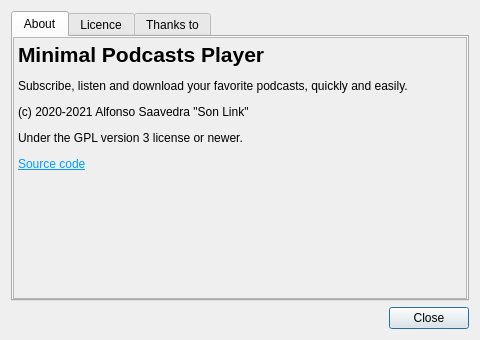
<?xml version="1.0" encoding="UTF-8"?>
<ui version="4.0">
 <class>aboutDialog</class>
 <widget class="QDialog" name="aboutDialog">
  <property name="geometry">
   <rect>
    <x>0</x>
    <y>0</y>
    <width>480</width>
    <height>340</height>
   </rect>
  </property>
  <property name="windowTitle">
   <string>About</string>
  </property>
  <property name="locale">
   <locale language="English" country="UnitedStates"/>
  </property>
  <layout class="QGridLayout" name="gridLayout">
   <item row="0" column="0">
    <widget class="QTabWidget" name="tabWidget">
     <property name="currentIndex">
      <number>0</number>
     </property>
     <widget class="QWidget" name="tab">
      <property name="locale">
       <locale language="English" country="UnitedStates"/>
      </property>
      <attribute name="title">
       <string>About</string>
      </attribute>
      <layout class="QGridLayout" name="gridLayout_2">
       <property name="leftMargin">
        <number>0</number>
       </property>
       <property name="topMargin">
        <number>0</number>
       </property>
       <property name="rightMargin">
        <number>0</number>
       </property>
       <property name="bottomMargin">
        <number>0</number>
       </property>
       <property name="spacing">
        <number>0</number>
       </property>
       <item row="0" column="0">
        <widget class="QScrollArea" name="scrollArea">
         <property name="widgetResizable">
          <bool>true</bool>
         </property>
         <widget class="QWidget" name="scrollAreaWidgetContents">
          <property name="geometry">
           <rect>
            <x>0</x>
            <y>0</y>
            <width>450</width>
            <height>228</height>
           </rect>
          </property>
          <layout class="QGridLayout" name="gridLayout_3">
           <property name="leftMargin">
            <number>4</number>
           </property>
           <property name="topMargin">
            <number>4</number>
           </property>
           <property name="rightMargin">
            <number>4</number>
           </property>
           <property name="bottomMargin">
            <number>4</number>
           </property>
           <property name="spacing">
            <number>0</number>
           </property>
           <item row="0" column="0">
            <widget class="QLabel" name="label">
             <property name="text">
              <string>&lt;html&gt;&lt;head/&gt;&lt;body&gt;&lt;p&gt;&lt;span style=&quot; font-size:16pt; font-weight:600;&quot;&gt;Minimal Podcasts Player&lt;/span&gt;&lt;/p&gt;&lt;p&gt;Subscribe, listen and download your favorite podcasts, quickly and easily. &lt;/p&gt;&lt;p&gt;(c) 2020-2021 Alfonso Saavedra &amp;quot;Son Link&amp;quot;&lt;/p&gt;&lt;p&gt;Under the GPL version 3 license or newer.&lt;/p&gt;&lt;p&gt;&lt;a href=&quot;https://github.com/son-link/minimal-podcasts-player/&quot;&gt;&lt;span style=&quot; text-decoration: underline; color:#009dff;&quot;&gt;Source code&lt;/span&gt;&lt;/a&gt;&lt;/p&gt;&lt;/body&gt;&lt;/html&gt;</string>
             </property>
             <property name="alignment">
              <set>Qt::AlignLeading|Qt::AlignLeft|Qt::AlignTop</set>
             </property>
             <property name="wordWrap">
              <bool>true</bool>
             </property>
             <property name="openExternalLinks">
              <bool>true</bool>
             </property>
            </widget>
           </item>
          </layout>
         </widget>
        </widget>
       </item>
      </layout>
     </widget>
     <widget class="QWidget" name="tab_2">
      <attribute name="title">
       <string>Licence</string>
      </attribute>
      <layout class="QGridLayout" name="gridLayout_4">
       <property name="leftMargin">
        <number>0</number>
       </property>
       <property name="topMargin">
        <number>0</number>
       </property>
       <property name="rightMargin">
        <number>0</number>
       </property>
       <property name="bottomMargin">
        <number>0</number>
       </property>
       <property name="spacing">
        <number>0</number>
       </property>
       <item row="0" column="0">
        <widget class="QTextBrowser" name="licenseText">
         <property name="sizeAdjustPolicy">
          <enum>QAbstractScrollArea::AdjustIgnored</enum>
         </property>
        </widget>
       </item>
      </layout>
     </widget>
     <widget class="QWidget" name="tab_3">
      <attribute name="title">
       <string>Thanks to</string>
      </attribute>
      <layout class="QGridLayout" name="gridLayout_5">
       <property name="leftMargin">
        <number>0</number>
       </property>
       <property name="topMargin">
        <number>0</number>
       </property>
       <property name="rightMargin">
        <number>0</number>
       </property>
       <property name="bottomMargin">
        <number>0</number>
       </property>
       <property name="spacing">
        <number>0</number>
       </property>
       <item row="0" column="0">
        <widget class="QTextBrowser" name="textBrowser">
         <property name="markdown">
          <string>Engels Tercero from the Telegram group SystemInside, for helping me package the
Mac OS X application.

David Linares, member of SystemInside's Telegram group for report the bug and
provide several ideas.

</string>
         </property>
         <property name="html">
          <string notr="true">&lt;!DOCTYPE HTML PUBLIC &quot;-//W3C//DTD HTML 4.0//EN&quot; &quot;http://www.w3.org/TR/REC-html40/strict.dtd&quot;&gt;
&lt;html&gt;&lt;head&gt;&lt;meta name=&quot;qrichtext&quot; content=&quot;1&quot; /&gt;&lt;style type=&quot;text/css&quot;&gt;
p, li { white-space: pre-wrap; }
&lt;/style&gt;&lt;/head&gt;&lt;body style=&quot; font-family:'Roboto [Goog]'; font-size:11pt; font-weight:400; font-style:normal;&quot;&gt;
&lt;p style=&quot; margin-top:7px; margin-bottom:7px; margin-left:0px; margin-right:0px; -qt-block-indent:0; text-indent:0px;&quot;&gt;Engels Tercero from the Telegram group SystemInside, for helping me package the Mac OS X application.&lt;/p&gt;
&lt;p style=&quot; margin-top:7px; margin-bottom:7px; margin-left:0px; margin-right:0px; -qt-block-indent:0; text-indent:0px;&quot;&gt;David Linares, member of SystemInside's Telegram group for report the bug and provide several ideas.&lt;/p&gt;&lt;/body&gt;&lt;/html&gt;</string>
         </property>
        </widget>
       </item>
      </layout>
     </widget>
    </widget>
   </item>
   <item row="1" column="0">
    <widget class="QDialogButtonBox" name="buttonBox">
     <property name="orientation">
      <enum>Qt::Horizontal</enum>
     </property>
     <property name="standardButtons">
      <set>QDialogButtonBox::Close</set>
     </property>
    </widget>
   </item>
  </layout>
 </widget>
 <resources/>
 <connections>
  <connection>
   <sender>buttonBox</sender>
   <signal>accepted()</signal>
   <receiver>aboutDialog</receiver>
   <slot>accept()</slot>
   <hints>
    <hint type="sourcelabel">
     <x>248</x>
     <y>254</y>
    </hint>
    <hint type="destinationlabel">
     <x>157</x>
     <y>274</y>
    </hint>
   </hints>
  </connection>
  <connection>
   <sender>buttonBox</sender>
   <signal>rejected()</signal>
   <receiver>aboutDialog</receiver>
   <slot>reject()</slot>
   <hints>
    <hint type="sourcelabel">
     <x>316</x>
     <y>260</y>
    </hint>
    <hint type="destinationlabel">
     <x>286</x>
     <y>274</y>
    </hint>
   </hints>
  </connection>
 </connections>
</ui>
